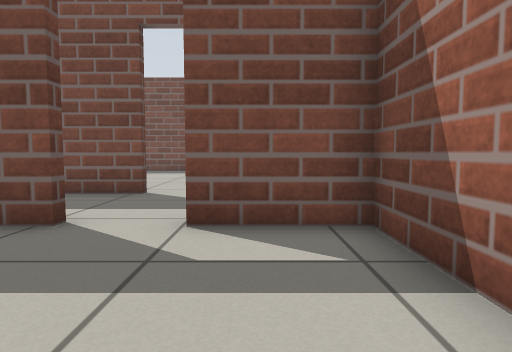
[1] (above)

24 first-person views from a walk through a robot-simulator world made for Gazebo. The camera is 0.5 m above the floor, tilts 4° down and sees 75° across. The floor is counted in squares, 0.5 m on a side. Each view is taken from the middle of a square. On the plan, view 1 faces up. The plan holds only what a view shows up to about 12 squares ahead; the rest is blank.

[2]
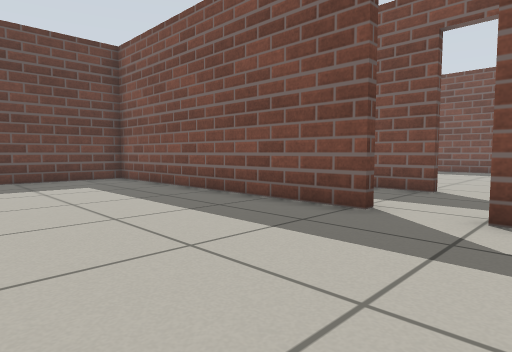

[3]
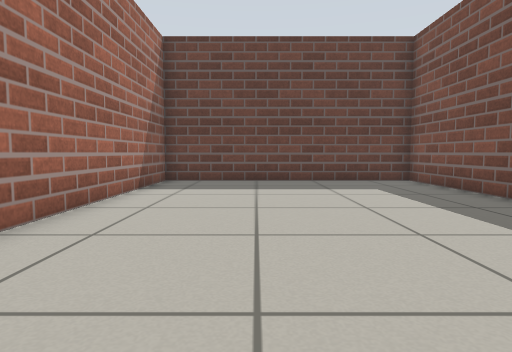

[4]
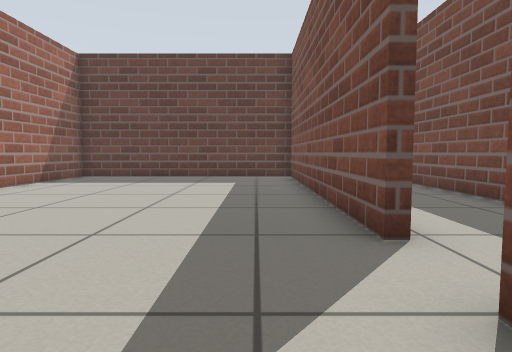

[5]
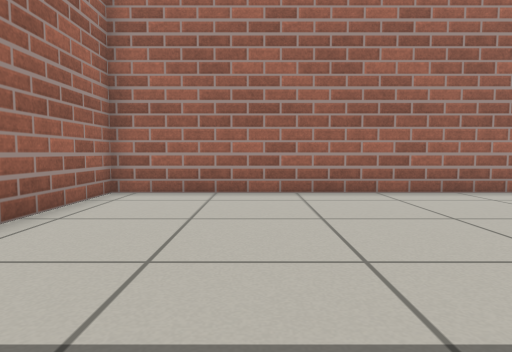

[6]
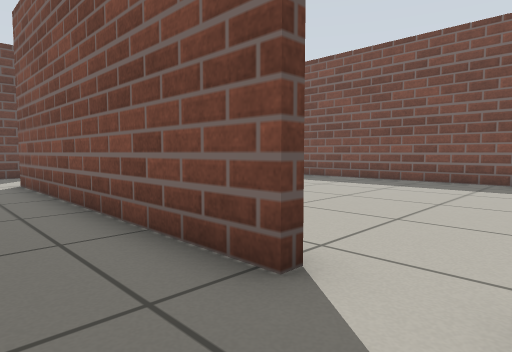

[7]
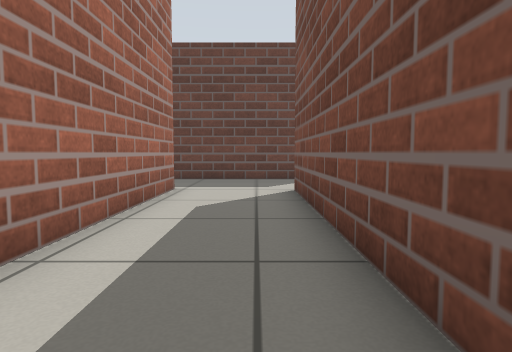

[8]
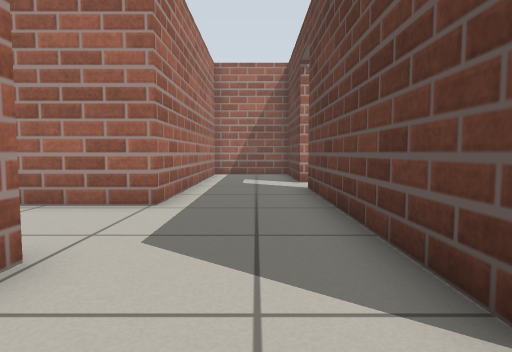

[9]
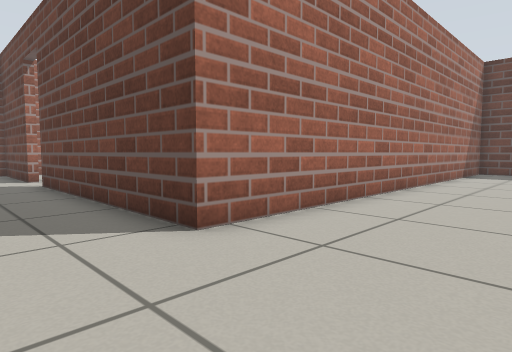

[10]
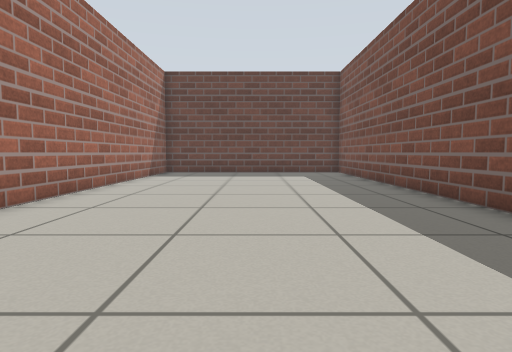

[11]
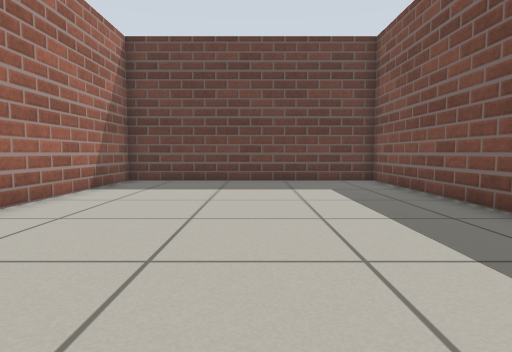

[12]
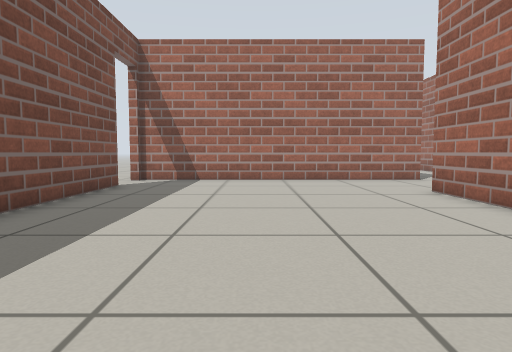

[13]
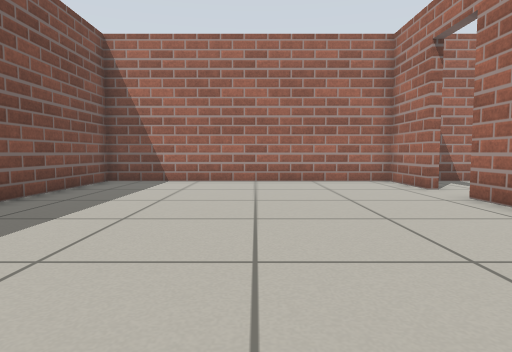

[14]
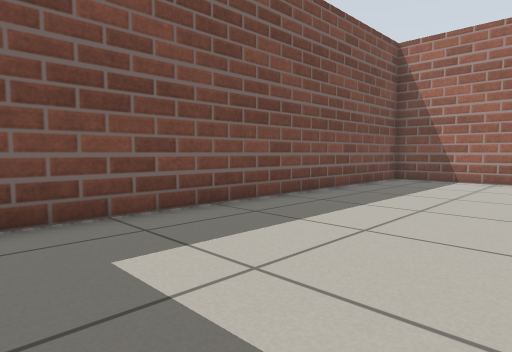

[15]
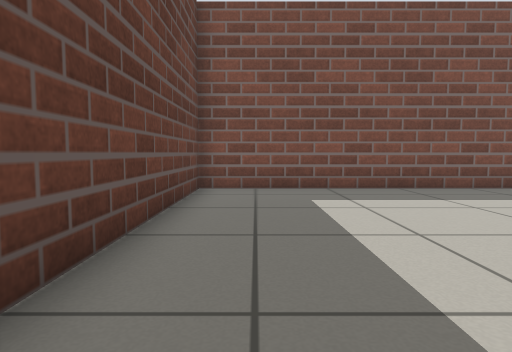

[16]
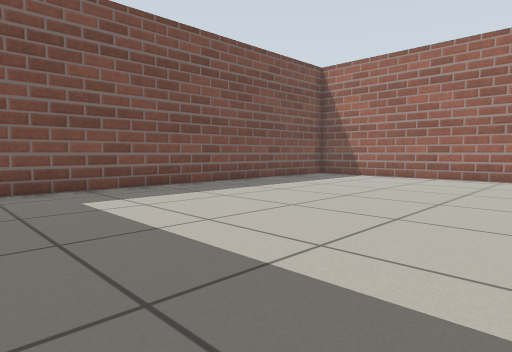

[17]
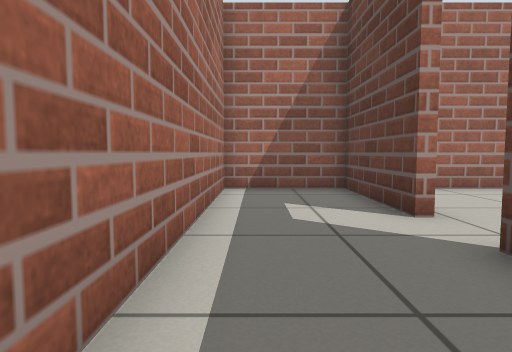

[18]
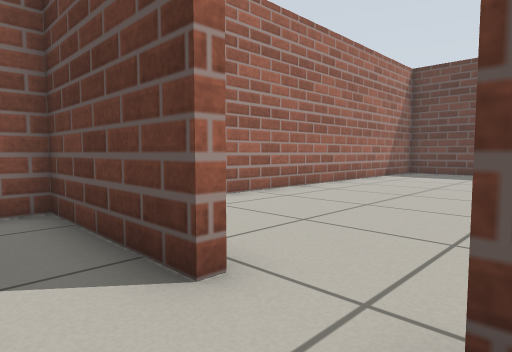

[19]
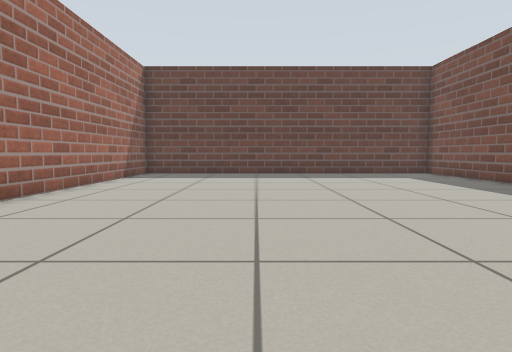

[20]
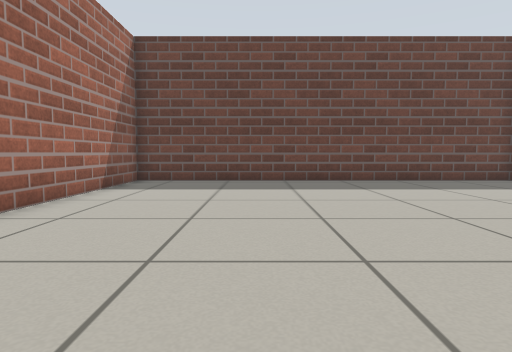

[21]
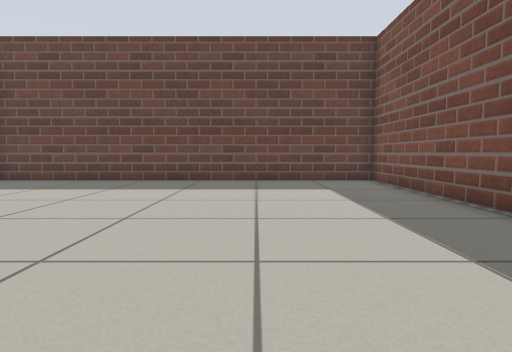

[22]
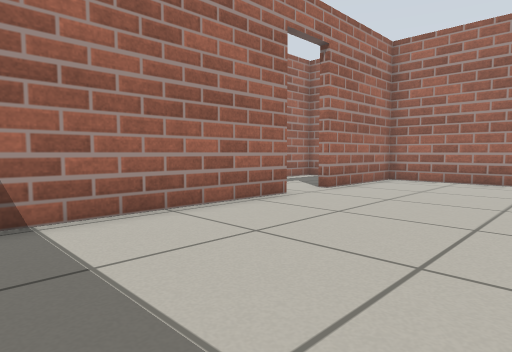

[23]
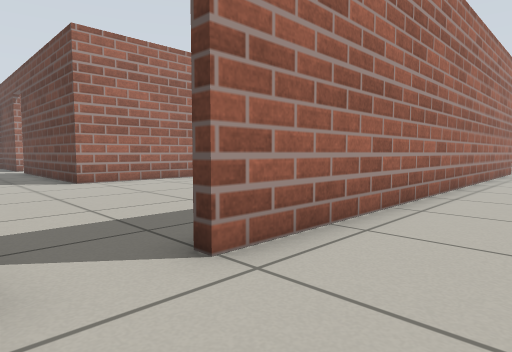

[24]
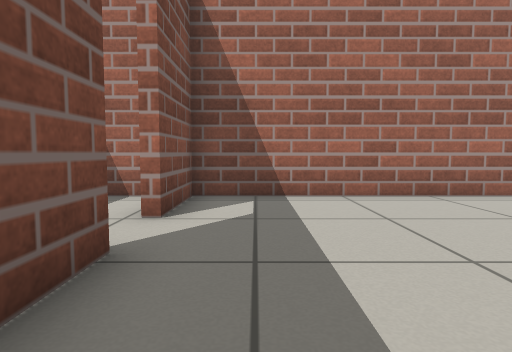

### Floor plan
Ten units are one square. View 1 is at (0, 0); x grows to the right and y downward. Boxes are objects, and circles mark ways between rooms. Rooms are numbered by the first view taken in them; rooms with no view inside come last. Other rooms are left out.
<svg viewBox="-323 -195 344 242">
<path fill="none" stroke="#000" d="M-27 -45 -128 -45 -128 42 16 42 16 -45 -9 -45M-165 -95 -165 -16M-26 -80 -129 -80 -129 -95M-165 1 -165 42 -131 42 -131 -48 -68 -48M16 -55 16 -68M-149 -182 -318 -182 -318 -95 -165 -95M-129 -95 -129 -183M-40 -83 -26 -83M-10 -83 16 -83 16 -182 -126 -182 -126 -110M-254 -92 -318 -92 -318 42 -168 42 -168 1M-168 -16 -168 -74M-278 -185 -149 -185"/>
<circle cx="-15" cy="-50" r="3" fill="#2a7"/>
<circle cx="-145" cy="-85" r="3" fill="#2a7"/>
<circle cx="-15" cy="-80" r="3" fill="#2a7"/>
<circle cx="-170" cy="-5" r="3" fill="#2a7"/>
<circle cx="-140" cy="-180" r="3" fill="#2a7"/>
<text x="-50" y="0">1</text>
<text x="-100" y="-60">2</text>
<text x="-230" y="-140">3</text>
<text x="-60" y="-130">4</text>
<text x="-250" y="-30">5</text>
<text x="-150" y="-190">6</text>
</svg>
Room 1 opens to room 2. Room 2 opens to room 3. Room 2 opens to room 4. Room 2 opens to room 5. Room 3 opens to room 6.

Where each view was taken, in squares from view 1:
view 1: 0 up, 0 right, facing up
view 2: 1 down, 0 right, facing up-left
view 3: 1 down, 1 left, facing left
view 4: 3 up, 1 right, facing left
view 5: 4 up, 2 left, facing down
view 6: 6 up, 1 left, facing up-left
view 7: 7 up, 4 left, facing left
view 8: 11 up, 15 left, facing down
view 9: 13 up, 14 left, facing down-left
view 10: 14 up, 15 left, facing left
view 11: 14 up, 20 left, facing left
view 12: 14 up, 25 left, facing right
view 13: 13 up, 10 left, facing right
view 14: 13 up, 11 left, facing up-right
view 15: 9 up, 11 left, facing up
view 16: 9 up, 12 left, facing up-right
view 17: 5 up, 14 left, facing down
view 18: 2 up, 15 left, facing down-left
view 19: 1 up, 16 left, facing left
view 20: 0 up, 20 left, facing left
view 21: 5 up, 20 left, facing left
view 22: 8 up, 22 left, facing down-right
view 23: 21 up, 13 left, facing down-left
view 24: 3 up, 6 left, facing right
